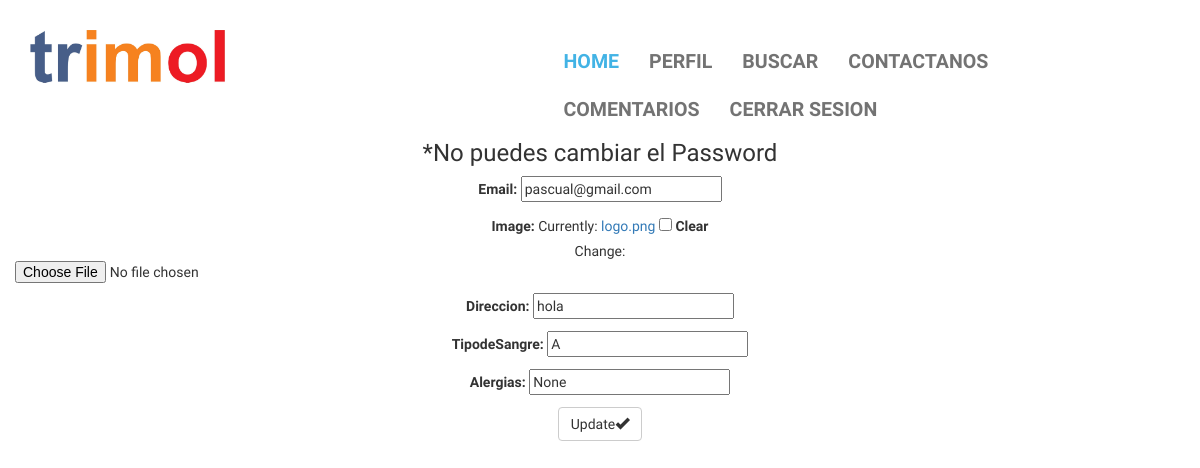
Page /update_perfil/1 on the committed database.
### Aplicacion/models.py (models this page shows, shortened)
class Usuario(models.Model):
	user = models.OneToOneField(User,on_delete=models.CASCADE)
	email = models.EmailField(default='fdsafs@fdasf.com')
	image = models.ImageField( blank=True, null=True)
	Direccion=models.CharField(max_length=30)
	Alergias = models.CharField(max_length=30,default='None')
	TipodeSangre=models.CharField(max_length=10,default='None')

### Aplicacion/views.py (the view)
# urls.py: url(r'^update_perfil/(?P<pk>[\w-]+)$',Perfil_Update.as_view(),name='update_perfil'),
class Perfil_Update(UpdateView):
  model = Usuario
  fields = ['email','image','Direccion','TipodeSangre','Alergias']
  template_name = 'perfil_update.html'
  success_url = reverse_lazy('perfil_view')

### Aplicacion/templates/perfil_update.html (shortened to what this page needs)
{% extends 'base.html' %}
{% block content %}
<br>
<br>
<br>
<h1>Update Perfil</h1>
<h3>*No puedes cambiar el Password</h3>
<form method="POST" enctype="multipart/form-data" id="TableForm" class="TableForm pure-form pure-form-aligned" class="pure-input-rounded">
{{ form.as_p}}
 <button type="submit" class="btn btn-default">Update<span class="glyphicon glyphicon-ok" aria-hidden="true">
</form>
{% endblock %}

### Aplicacion/static/doctor/css/style.css (style rules this page uses)
body { margin: 0; padding: 0; font-family: 'BenchNine', sans-serif; }
a:hover, a:visited, a { text-decoration: none; }
h1, h2 { text-transform: uppercase; font-weight: bold; }
html, body, .carousel, .carousel-inner, .carousel-inner .item { height: 100%; }

### rows in the picture
Usuario: email "pascual@gmail.com", Direccion "hola", TipodeSangre "A", Alergias "None"
